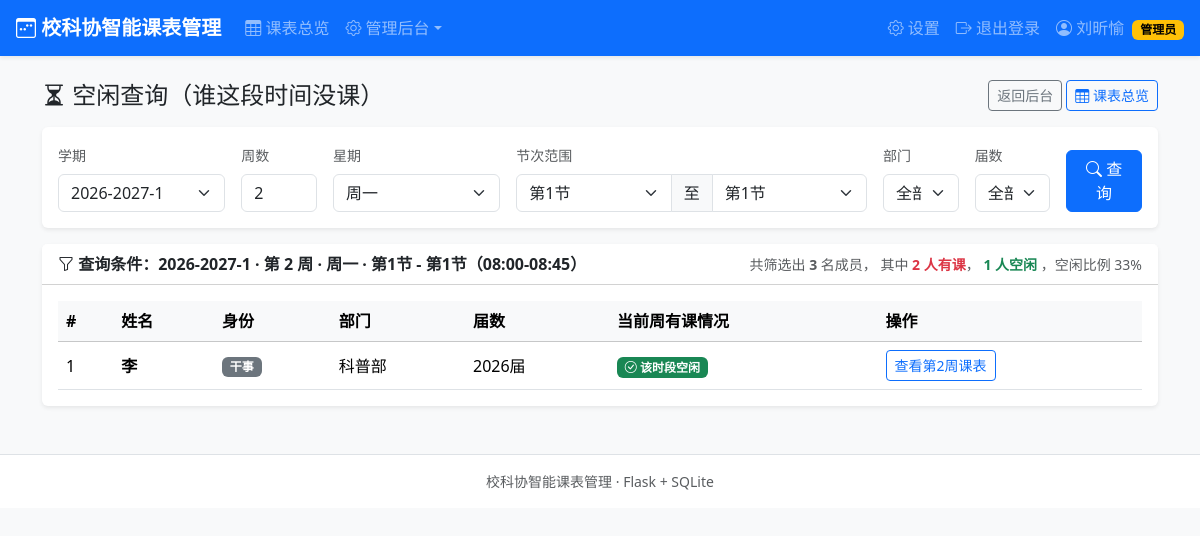
Page /admin/free (signed in) on the earlier database version.
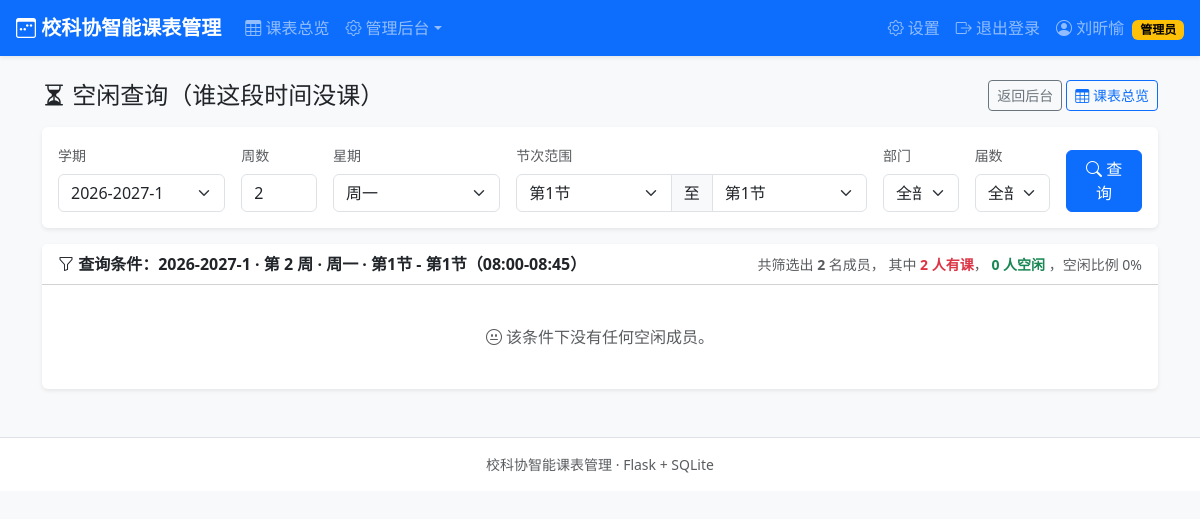
Same page on the later database version.
### tables this page shows
CREATE TABLE users (
        id            INTEGER PRIMARY KEY AUTOINCREMENT,
        student_id    TEXT NOT NULL UNIQUE,
        password_hash TEXT NOT NULL,
        name          TEXT NOT NULL,
        identity      TEXT NOT NULL,               -- 主席/部长/干事
        department    TEXT,                        -- 主席可以为空
        cohort        INTEGER NOT NULL,            -- 届数，如 2026
        role          TEXT NOT NULL DEFAULT 'member',  -- admin/member
        created_at    TEXT NOT NULL
    );

### app.py (the view, shortened to what this page needs)
@app.route("/admin/free", methods=["GET"])
@admin_required
def admin_free():
    semester = resolve_semester(request.args.get("semester_id", type=int))
    week = request.args.get("week", type=int) or current_week(semester)
    day = request.args.get("day", type=int) or 1
    dep_filter = request.args.get("department", "all")
    cohort_filter = request.args.get("cohort", type=int) or 0
    result = None
    query_meta = None
    if semester:
        if week < 1:
            week = 1
        week = min(week, semester["total_weeks"])
        where = "1=1"
        args = []
        if dep_filter != "all":
            if dep_filter == "无部门":
                where += " AND department IS NULL"
            else:
                where += " AND department=?"
                args.append(dep_filter)
        if cohort_filter:
            where += " AND cohort=?"
            args.append(cohort_filter)
        users = query(f"SELECT * FROM users WHERE {where} ORDER BY department IS NULL, department, cohort DESC, name", args)
        busy = set()
        if day <= 5:
            s_period = request.args.get("start_period", type=int) or 1
            e_period = request.args.get("end_period", type=int) or s_period
            s_period = max(1, min(12, s_period))
            e_period = max(s_period, min(12, e_period))
            for u in users:
                rows = query("SELECT * FROM courses WHERE user_id=? AND semester_id=? AND day=? AND start_period IS NOT NULL",
                             (u["id"], semester["id"], day))
                for c in rows:
                    if (course_in_week(c, week)
                            and c["start_period"] <= e_period and c["end_period"] >= s_period):
                        busy.add(u["id"])
                        break
            query_meta = f"{WEEK_NAMES[day]} · 第{s_period}节 - 第{e_period}节" + (
                f"（{PERIOD_TIMES[s_period][0]}-{PERIOD_TIMES[e_period][1]}）" if s_period == e_period else "")
            time_args = dict(start_period=s_period, end_period=e_period)
        free_users = [u for u in users if u["id"] not in busy]
        result = dict(free=free_users, busy=busy, total=len(users))
    else:
        time_args = {}
    semesters = query("SELECT * FROM semesters ORDER BY id DESC")
    all_cohorts = [r["cohort"] for r in query("SELECT DISTINCT cohort FROM users ORDER BY cohort DESC")]
    return render_template(
        "admin/free.html",
        semesters=semesters, semester=semester, week=week,
        day=day, dep_filter=dep_filter, cohort_filter=cohort_filter,
        result=result, query_meta=query_meta,
        departments=DEPARTMENTS + ["无部门"],
        all_cohorts=all_cohorts,
        WEEK_NAMES=WEEK_NAMES, WEEKEND_SLOTS=WEEKEND_SLOTS,
        PERIOD_TIMES=PERIOD_TIMES,
        time_args=time_args,
    )

### app.py (called while the page is built)
def get_db():
    if "db" not in g:
        conn = sqlite3.connect(DB_PATH)
        conn.row_factory = sqlite3.Row
        conn.execute("PRAGMA foreign_keys = ON")
        g.db = conn
    return g.db

def query(sql, args=()):
    return get_db().execute(sql, args).fetchall()

def query_one(sql, args=()):
    return get_db().execute(sql, args).fetchone()

def login_required(view):
    @wraps(view)
    def wrapped(*args, **kwargs):
        if session.get("user_id") is None:
            flash("请先登录", "warning")
            return redirect(url_for("login", next=request.full_path if request.query_string else url_for("index")))
        return view(*args, **kwargs)
    return wrapped

def admin_required(view):
    @wraps(view)
    @login_required
    def wrapped(*args, **kwargs):
        user = get_current_user()
        if user is None or user["role"] != "admin":
            flash("需要管理员权限", "danger")
            return redirect(url_for("index"))
        return view(*args, **kwargs)
    return wrapped

def get_current_user():
    uid = session.get("user_id")
    if uid is None:
        return None
    return query_one("SELECT * FROM users WHERE id = ?", (uid,))

### templates/admin/free.html (shortened to what the changed rows need)
{% extends "base.html" %}
{% block content %}
{% if not semester %}
<div class="alert alert-warning"><i class="bi bi-exclamation-triangle"></i> 请先在“学期管理”中创建并激活学期。</div>
{% elif result is none %}
<div class="card shadow-sm"><div class="card-body text-center text-muted py-5">
  <i class="bi bi-search" style="font-size:2.5rem"></i>
</div></div>
{% else %}
<div class="card shadow-sm">
  <div class="card-header bg-white d-flex flex-wrap align-items-center gap-2">
    <strong><i class="bi bi-funnel"></i> 查询条件：{{ semester.name }} · 第 {{ week }} 周 · {{ query_meta }}</strong>
    <span class="ms-auto text-muted small">
      共筛选出 <strong>{{ result.total }}</strong> 名成员，
      其中<strong class="text-danger"> {{ result.busy|length }} 人有课</strong>，
      <strong class="text-success">{{ result.free|length }} 人空闲</strong>
      {% if result.total and result.busy|length %}
      ，空闲比例 {{ (result.free|length * 100 // result.total) }}%
      {% endif %}
    </span>
  </div>
  <div class="card-body">
    {% if result.free %}
    <div class="table-responsive">
      <table class="table table-hover align-middle mb-0">
        <thead class="table-light">
          <tr><th>#</th><th>姓名</th><th>身份</th><th>部门</th><th>届数</th><th>当前周有课情况</th><th>操作</th></tr>
        </thead>
        <tbody>
          {% for u in result.free %}
          <tr>
            <td>{{ loop.index }}</td>
            <td class="fw-bold">{{ u.name }}</td>
            <td>
              {% if u.identity == '主席' %}<span class="badge text-bg-warning">主席</span>
              {% elif u.identity == '部长' %}<span class="badge text-bg-info">部长</span>
              {% elif u.identity == '副部长' %}<span class="badge text-bg-primary">副部长</span>
              {% else %}<span class="badge text-bg-secondary">干事</span>{% endif %}
            </td>
            <td>{{ u.department or '—' }}</td>
            <td>{{ u.cohort }}届</td>
            <td><span class="badge text-bg-success"><i class="bi bi-check-circle"></i> 该时段空闲</span></td>
            <td>
              <a class="btn btn-sm btn-outline-primary" target="_blank"
                 href="{{ url_for('schedule', semester_id=semester.id, week=week, user=u.id) }}">
                查看第{{ week }}周课表
              </a>
            </td>
          </tr>
          {% endfor %}
        </tbody>
      </table>
    </div>
    {% else %}
    <div class="text-center text-muted py-4"><i class="bi bi-emoji-neutral"></i> 该条件下没有任何空闲成员。</div>
    {% endif %}
  </div>
</div>
{% endif %}
{% endblock %}

Differences in the rows shown:
removed users: name "李", identity "干事", department "科普部", cohort "2026", week "2"
Other differences:
{{ result.total }}: "3" → "2"
{{ result.free|length }}: "1" → "0"
{{ (result.free|length * 100 // result.total) }}: "33" → "0"
text no longer shown: "# 姓名 身份 部门 届数 当前周有课情况 操作"
text now shown: "该条件下没有任何空闲成员。"
